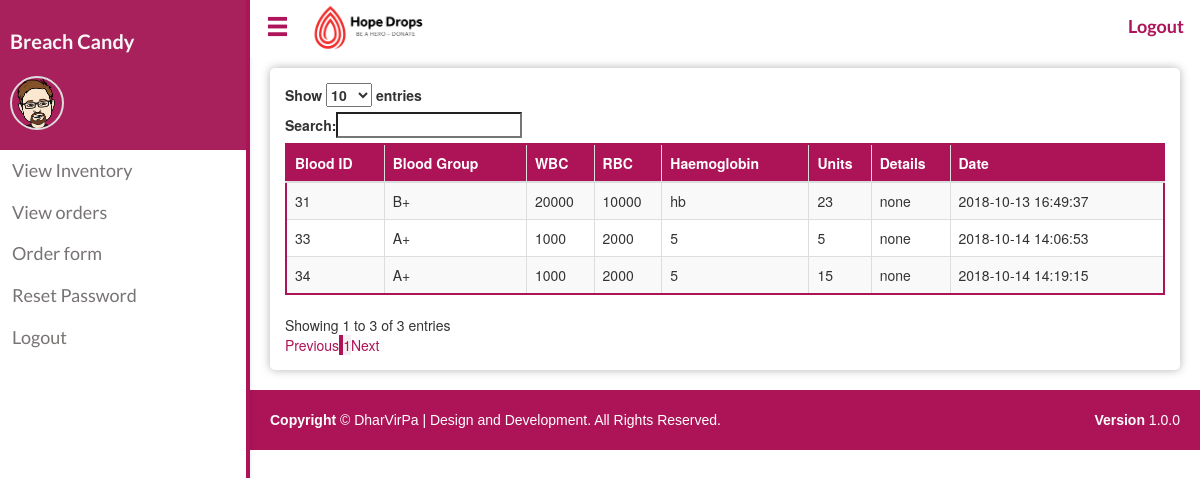
/inventory_hosp.php (signed in), run on an earlier commit of the app's database.
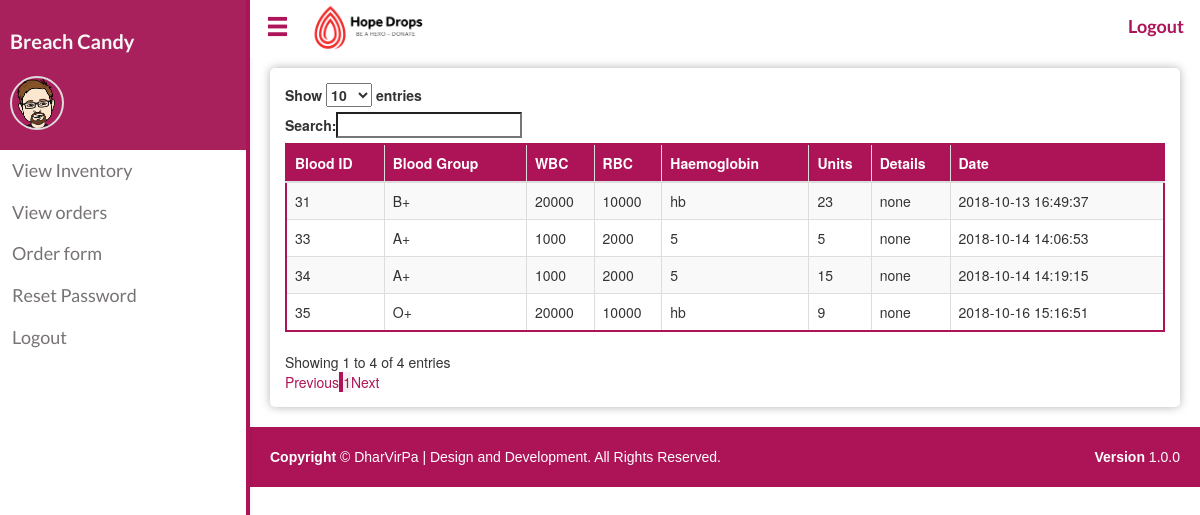
And on a later commit of the database.
### tables this page shows
CREATE TABLE `inventory` (
  `Inv_id` int(15) NOT NULL,
  `D_id` int(15) NOT NULL,
  `Wbc` varchar(30) NOT NULL,
  `Rbc` varchar(30) NOT NULL,
  `Haemoglobin` varchar(15) NOT NULL,
  `Blood_group` varchar(5) NOT NULL,
  `Units` float NOT NULL,
  `Comments` varchar(200) NOT NULL,
  `Date` timestamp NOT NULL DEFAULT CURRENT_TIMESTAMP,
  `Udate` timestamp NOT NULL DEFAULT CURRENT_TIMESTAMP
);

### inventory_hosp.php (the view, shortened to what this page needs)
<?php
include_once("connection.php");
?>
<?php
$query = "SELECT * FROM inventory where Units != 0";
$result = mysqli_query($conn,$query);
?>
<!DOCTYPE html>
<html>
<head>
    <link rel="stylesheet" href="https://maxcdn.bootstrapcdn.com/bootstrap/3.3.7/css/bootstrap.min.css">
    <link rel="stylesheet" type="text/css" href="https://cdn.datatables.net/1.10.19/css/dataTables.bootstrap.min.css">
    <link rel="stylesheet" type="text/css" href="./css/navbar_style.css">
    <link rel="stylesheet" type="text/css" href="./css/main.css">
</head>
<body>
  <?php include('./sidenav.php')?>
  <div id="main" class="shrink">
    <?php include('./horizontal-nav.php')?>
    <div class="box">
      <div class="table-responsive">
          <table id="example" class="table table-striped table-bordered table-hover" style="width:100%">
          <thead>
          <tr>
            <th>Blood ID</th>
            <th>Blood Group</th>
            <th>WBC</th>
            <th>RBC</th>
            <th>Haemoglobin</th>
            <th>Units</th>
            <th>Details</th>
            <th>Date</th>
          </tr>
          </thead>
          <?php
          if(mysqli_num_rows($result)>0)
          {
            while($row =mysqli_fetch_assoc($result))
            {
              echo "<tr>";
              echo "<td>".$row['Inv_id']."</td>";
              echo "<td>".$row['Blood_group']."</td>";
              echo "<td>".$row['Wbc']."</td>";
              echo "<td>".$row['Rbc']."</td>";
              echo "<td>".$row['Haemoglobin']."</td>";
              echo "<td>".$row['Units']."</td>";
              echo "<td>".$row['Comments']."</td>";
              echo "<td>".$row['Date']."</td>";
              echo"</tr>";
            }
          }
          else
          {
            echo "<div class='alert alert-warning'>No data to display</div>";
          }
          ?>
        </table>
      </div>
    </div>
   <?php include_once("footer.php") ?>
  </div>
</body>

What changed in the data, as far as the page shows it:
added inventory: Inv_id "35", Blood_group "O+", Wbc "20000", Rbc "10000", Haemoglobin "hb", Units "9", Comments "none", Date "2018-10-16 15:16:51"
Also different on the page:
text written by a page script: "Show entries Search: Showing 1 to 3 of 3 entries Previous 1 Next" → "Show entries Search: Showing 1 to 4 of 4 entries Previous 1 Next"
